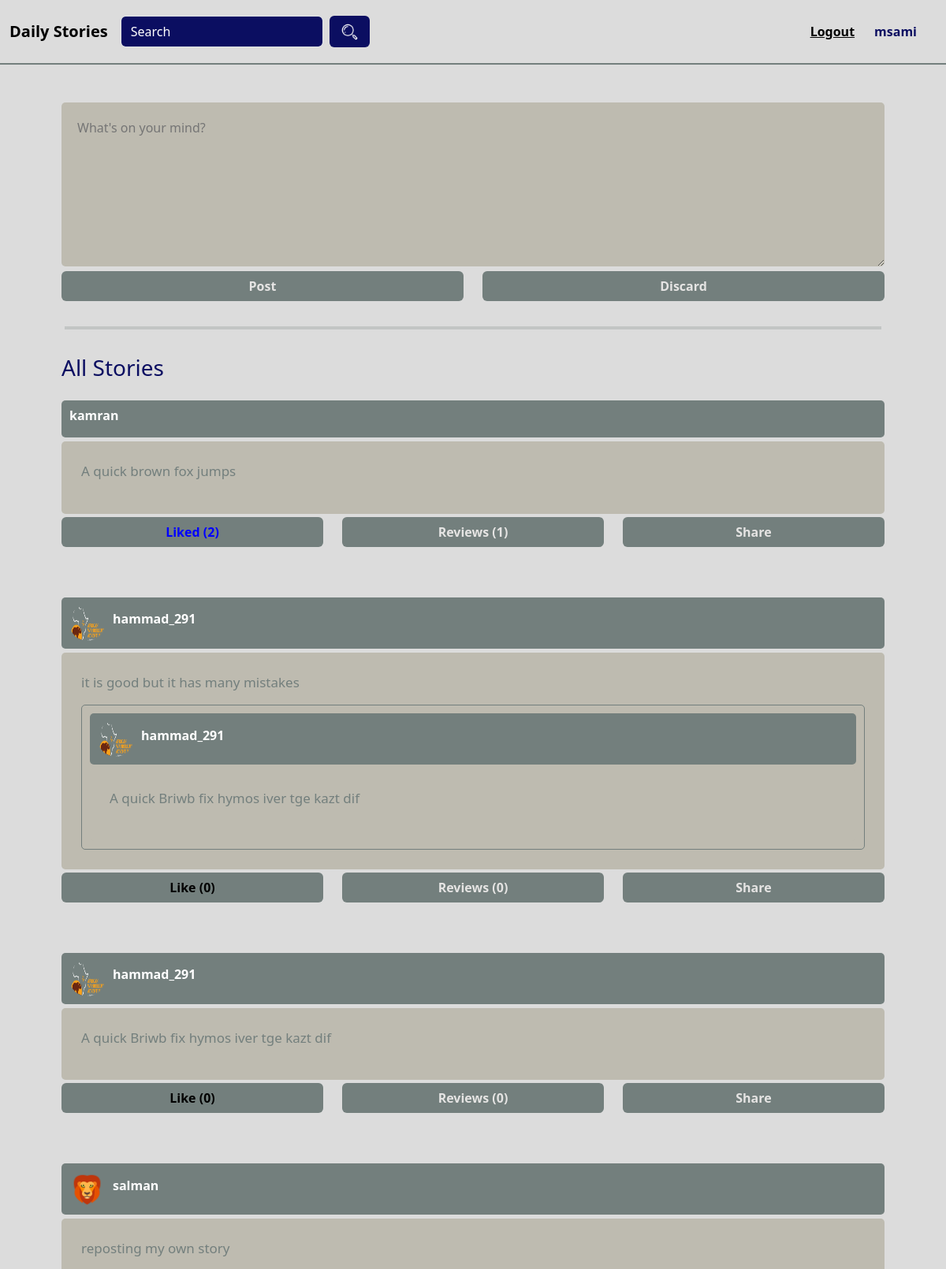
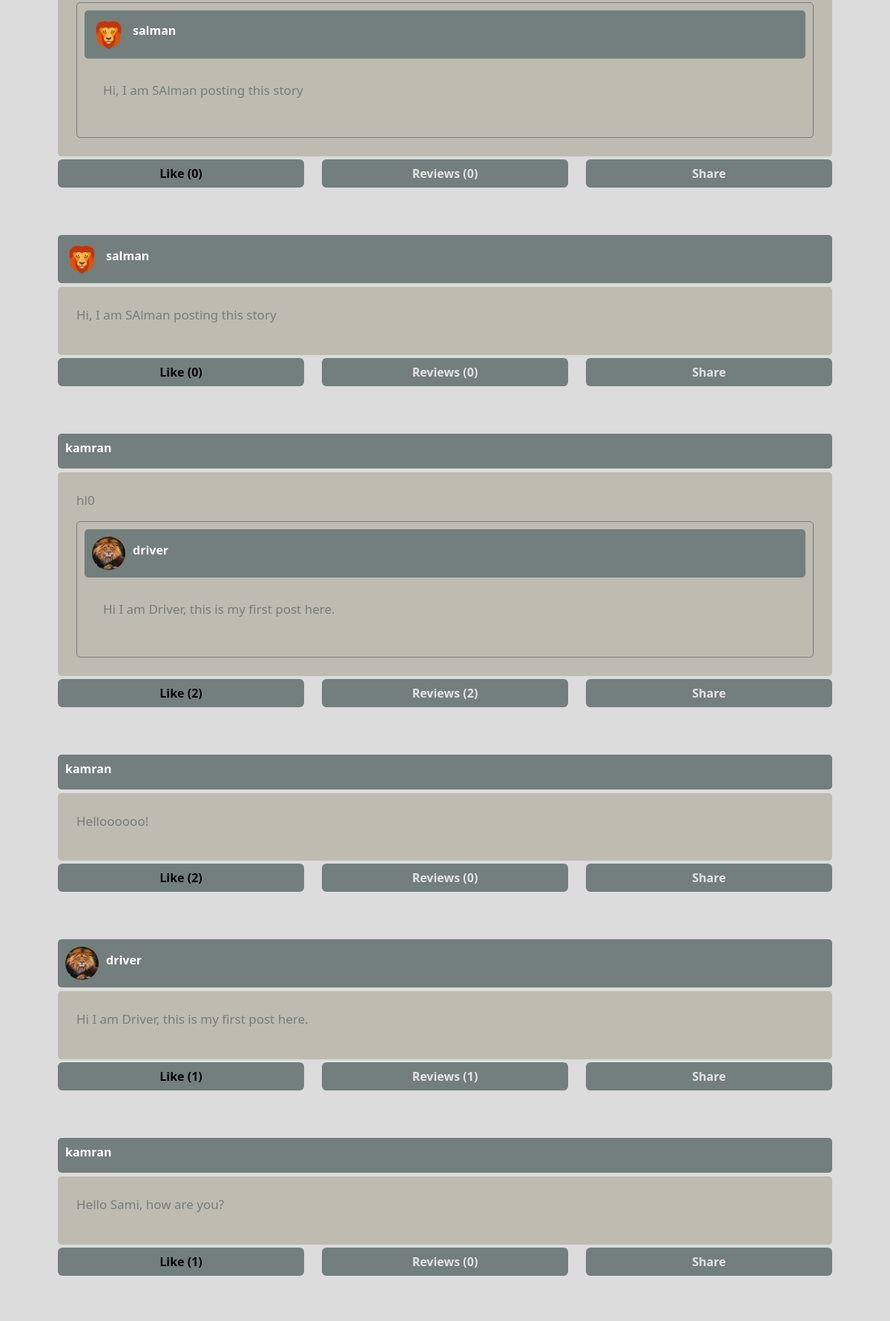
Page /index.php (signed in, upper part) on the committed database (2 pictures, top to bottom).
### tables this page shows
CREATE TABLE IF NOT EXISTS `posts` (
  `id` int NOT NULL AUTO_INCREMENT,
  `user_id` int DEFAULT NULL,
  `content` text,
  `created_at` timestamp NULL DEFAULT CURRENT_TIMESTAMP,
  `shared_post_id` int DEFAULT NULL,
  PRIMARY KEY (`id`),
  KEY `user_id` (`user_id`)
);

CREATE TABLE IF NOT EXISTS `users` (
  `id` int NOT NULL AUTO_INCREMENT,
  `username` varchar(50) NOT NULL,
  `email` varchar(100) NOT NULL,
  `password` varchar(255) NOT NULL,
  `image` varchar(255) DEFAULT NULL,
  PRIMARY KEY (`id`),
  UNIQUE KEY `username` (`username`)
);

### index.php (the view, shortened to what this page needs)
<?php
require 'includes/db.php';
$searchQuery = '';
if (isset($_GET['search'])) {
    $searchQuery = $_GET['search'];
    $stmt = $pdo->prepare('SELECT posts.*, users.username, users.image AS user_image FROM posts JOIN users ON posts.user_id = users.id WHERE posts.content LIKE ? ORDER BY created_at DESC');
    $stmt->execute(['%' . $searchQuery . '%']);
    $posts = $stmt->fetchAll();
} else {
    $posts = $pdo->query('SELECT posts.*, users.username, users.image AS user_image FROM posts JOIN users ON posts.user_id = users.id ORDER BY created_at DESC')->fetchAll();
}
?>
<!DOCTYPE html>
<html lang="en">
<head>
    <link rel="stylesheet" href="bootstrap/css/bootstrap.min.css">
    <link rel="stylesheet" href="bootstrap/css/mainstyle.css">
</head>
<body>
    <nav class="navbar navbar-expand-lg">
        <div class="container-fluid">
            <a class="navbar-brand fw-bold" href="#">Daily Stories</a>
            <div class="collapse navbar-collapse" id="navbarSupportedContent">
                <form class="d-flex me-auto" method="GET" action="index.php">
                    <input class="form-control searchinput me-2" type="search" placeholder="Search" value="<?php echo htmlspecialchars($searchQuery); ?>" name="search">
                    <button class="btn btn searchbtn" type="submit"><img src="assets/img/searchicon.png" alt=""></button>
                </form>
                <span class="navbar-text userdetails">
                    <a href="logout.php">Logout</a>
                </span>
                <span class="navbar-text userdetails">
                    <?php echo htmlspecialchars($_SESSION['username']); ?>
                </span>
            </div>
        </div>
    </nav>
    <div class="container p-5">
        <div class="row postings">
            <div class="col-md-12">
                <form action="index.php" method="POST" class="postform">
                    <textarea name="content" placeholder="What's on your mind?" rows="7" required></textarea>
                    <div class="row">
                        <div class="col-md-6">
                            <button class="btn btn postbtn w-100" type="submit">Post</button>
                        </div>
                        <div class="col-md-6">
                            <button class="btn btn postbtn w-100" type="reset">Discard</button>
                        </div>
                    </div>
                </form>
            </div>
            <div class="p-3">
                <hr>
            </div>
        </div>
        <div class="col-md-12">
            <div class="heading">
                <h3>All Stories</h3>
            </div>
        </div>
        <?php if ($posts) : ?>
            <?php foreach ($posts as $post) : ?>
                <div class="row allposts pt-3 pb-5">
                    <div class="col-md-12">
                        <div class="postuserdetails d-flex align-items-center w-100">
                            <?php if ($post['user_image']) : ?>
                                <img src="<?php echo htmlspecialchars($post['user_image']); ?>" alt="">
                            <?php endif; ?>
                            <h6 class="fw-bold"><?php echo htmlspecialchars($post['username']); ?></h6>
                        </div>
                    </div>
                    <div class="col-md-12">
                        <div class="card postcontent w-100">
                            <p><?php echo htmlspecialchars($post['content']); ?></p>
                            <?php if ($post['shared_post_id']) : ?>
                                <?php
                                $sharedPost = $pdo->prepare('SELECT posts.*, users.username, users.image AS user_image FROM posts JOIN users ON posts.user_id = users.id WHERE posts.id = ?');
                                $sharedPost->execute([$post['shared_post_id']]);
                                $sharedPost = $sharedPost->fetch();
                                ?>
                                <div style="border: 1px solid #737f7d; border-radius: 5px; padding: 10px;">
                                    <div class="col-md-12">
                                        <div class="postuserdetails d-flex align-items-center w-100">
                                            <?php if ($sharedPost['user_image']) : ?>
                                                <img src="<?php echo htmlspecialchars($sharedPost['user_image']); ?>" alt="">
                                            <?php endif; ?>
                                            <h6 class="fw-bold"><?php echo htmlspecialchars($sharedPost['username']); ?></h6>
                                        </div>
                                    </div>
                                    <div class="col-md-12">
                                        <div class="card postcontent w-100">
                                            <p><?php echo htmlspecialchars($sharedPost['content']); ?></p>
                                        </div>
                                    </div>
                                </div>
                            <?php endif; ?>
                        </div>
                    </div>
                    <div class="col-md-12">
                        <div class="row mt-1">
                            <div class="col-md-4">
                                <?php
                                $stmt = $pdo->prepare('SELECT COUNT(*) AS like_count FROM likes WHERE post_id = ?');
                                $stmt->execute([$post['id']]);
                                $likeCount = $stmt->fetchColumn();
                                $stmt = $pdo->prepare('SELECT COUNT(*) AS comment_count FROM comments WHERE post_id = ?');
                                $stmt->execute([$post['id']]);
                                $commentCount = $stmt->fetchColumn();
                                $stmt = $pdo->prepare('SELECT * FROM likes WHERE user_id = ? AND post_id = ?');
                                $stmt->execute([$_SESSION['user_id'], $post['id']]);
                                $liked = $stmt->fetch();
                                ?>
                                <form method="POST" action="index.php" style="display: inline;" id="like-form-<?php echo $post['id']; ?>">
                                    <button class="btn btn postreactbtn like-button w-100" style="color: <?php echo $liked ? 'blue' : 'black'; ?>" data-post-id="<?php echo $post['id']; ?>"><?php echo $liked ? 'Liked' : 'Like'; ?> (<?php echo $likeCount; ?>)</button>
                                </form>
                            </div>
                            <div class="col-md-4">
                                <button class="btn btn postreactbtn comment-count comment-toggle w-100" data-post-id="<?php echo $post['id']; ?>">Reviews (<?php echo $commentCount; ?>)</button>
                            </div>
                            <div class="col-md-4">
                                <button class="btn btn postreactbtn share-button w-100" data-post-id="<?php echo $post['id']; ?>">Share</button>
                            </div>
                        </div>
                    </div>
                </div>
            <?php endforeach; ?>
        <?php else : ?>
            <p>No posts found.</p>
        <?php endif; ?>
    </div>
</body>
</html>

### rows in the picture
posts: user.username "kamran", content "A quick brown fox jumps", shows "Liked", likeCount "2", commentCount "1"
posts: user.image (picture), user.username "hammad_291", content "it is good but it has many mistakes", posts.content "A quick Briwb fix hymos iver tge kazt dif", shows "Like", likeCount "0", commentCount "0"
posts: user.image (picture), user.username "hammad_291", content "A quick Briwb fix hymos iver tge kazt dif", shows "Like", likeCount "0", commentCount "0"
posts: user.image (picture), user.username "salman", content "reposting my own story", posts.content "Hi, I am SAlman posting this story", shows "Like", likeCount "0", commentCount "0"
posts: user.image (picture), user.username "salman", content "Hi, I am SAlman posting this story", shows "Like", likeCount "0", commentCount "0"
posts: user.username "kamran", content "hl0", users.image (picture), users.username "driver", posts.content "Hi I am Driver, this is my first post here.", shows "Like", likeCount "2", commentCount "2"
posts: user.username "kamran", content "Helloooooo!", shows "Like", likeCount "2", commentCount "0"
posts: user.image (picture), user.username "driver", content "Hi I am Driver, this is my first post here.", shows "Like", likeCount "1", commentCount "1"
posts: user.username "kamran", content "Hello Sami, how are you?", shows "Like", likeCount "1", commentCount "0"

### other values in the picture
$_SESSION['username'] "msami"
